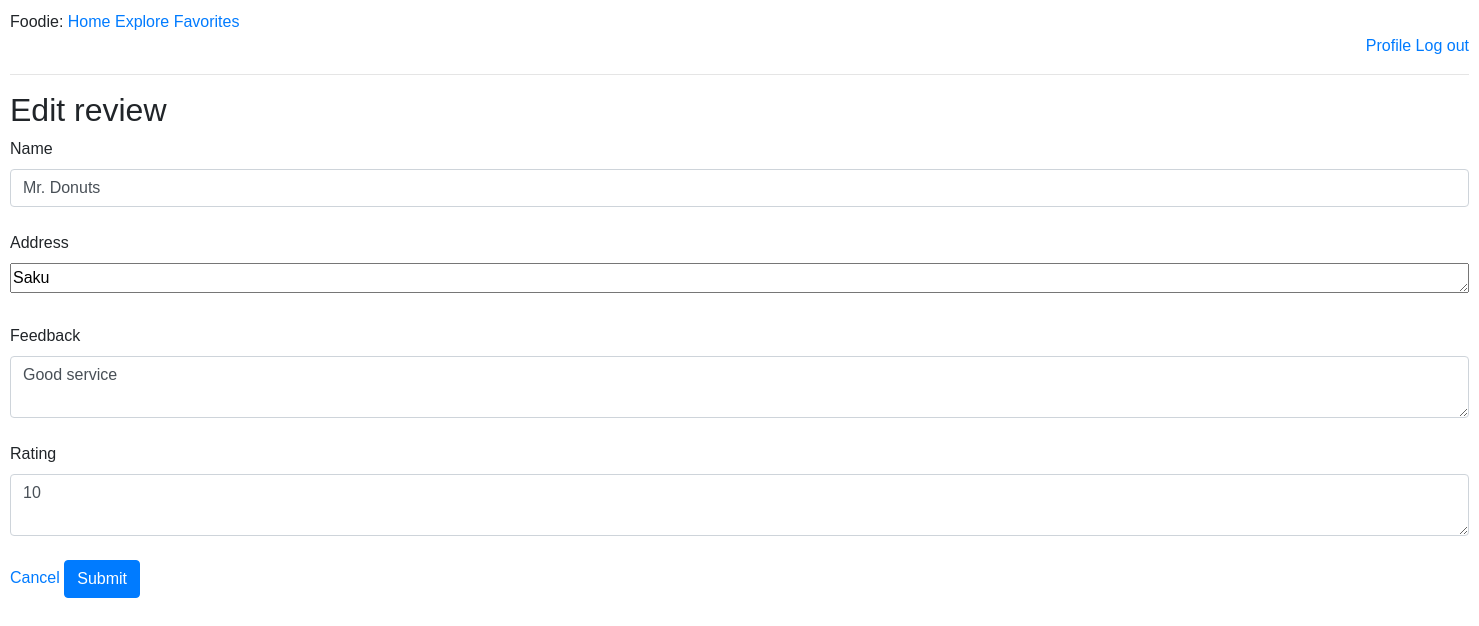
The page /edit_review/7 (signed in) on the database its author committed.
### tables this page shows
CREATE TABLE reviews(
        id INTEGER PRIMARY KEY,
        name VARCHAR(100),
        timestamp TEXT,
        stars INTEGER,
        content TEXT,
        location TEXT,
        user_id INTEGER,
        FOREIGN KEY (user_id) REFERENCES users(id) on delete cascade
    );

### app.py (the view, shortened to what this page needs)
@app.route('/edit_review/<int:id>', methods=['GET', 'POST'])
@token_required
def edit_review(id):
    data = jwt.decode(session['token'], token_key, algorithms=['HS256'])
    user_id_title = data['user_id']
    db = database_worker('social_net.db')
    query = f"SELECT * from users where id={user_id_title}"
    user = db.search(query=query)
    if user:
        query_post = f"SELECT name, location, content, stars, id from reviews where id={id}"
        post = db.search(query=query_post)
        return render_template('edit_review.html', title='Edit Review', user=user, post=post[0],
                               login=True, user_id=user_id_title)

### app.py (called while the page is built)
def token_required(f):
    @wraps(f)
    def decorated(*args, **kwargs):
        if 'token' not in session:
            print("No token")
            return redirect(url_for('login'))
        try:
            print("Decoding token")
            data = jwt.decode(session['token'], token_key, algorithms=['HS256'])
        except:
            print("Wrong Token")
            return redirect(url_for('login'))
        return f(*args, **kwargs)
    return decorated

### my_lib.py (called while the page is built)
    def search(self, query):
        result = self.cursor.execute(query).fetchall()
        return result

### templates/edit_review.html (shortened to what this page needs)
{% extends "base.html" %}
{% block content %}
    <h2>Edit review</h2>
    <form method="post">
        <div>
            <label for="title">Name</label>
            <input type="text" name="title" value="{{ post[0] }}" class="form-control" id="title" placeholder="Title">
        </div>
        <br>
        <div>
            <label for="restaurant_address">Address</label><br>
            <textarea name="restaurant_address" id="restaurant_address" rows="1" cols="155" required>{{ post[1] }}</textarea>
        </div>
        <br>
        <div>
            <label for="content">Feedback</label>
            <textarea name="content" class="form-control" id="content" placeholder="Content">{{ post[2] }}</textarea>
        </div>
        <br>
        <div>
            <label for="rating">Rating</label>
            <textarea name="rating" class="form-control" id="rating" placeholder="Rating">{{ post[3] }}</textarea>
        </div>
        <br>
        <a href="{{ url_for('review', id=post[4]) }}">Cancel</a>
        <button type="submit" class="btn btn-primary">Submit</button>
    </form>
{% endblock %}

### static/registration.css (style rules this page uses)
body, button, input, select, textarea, h1, h2, h3, h4, h5, h6, p, span, div, a { font-family: Arial, sans-serif; }

### static/my_style.css (style rules this page uses)
body, button, input, select, textarea, h1, h2, h3, h4, h5, h6, p, span, div, a { font-family: Arial, sans-serif; }
body { margin: 10px; }

### rows shown on the page
reviews: title "Mr. Donuts", restaurant_address "Saku", content "Good service", rating "10"
